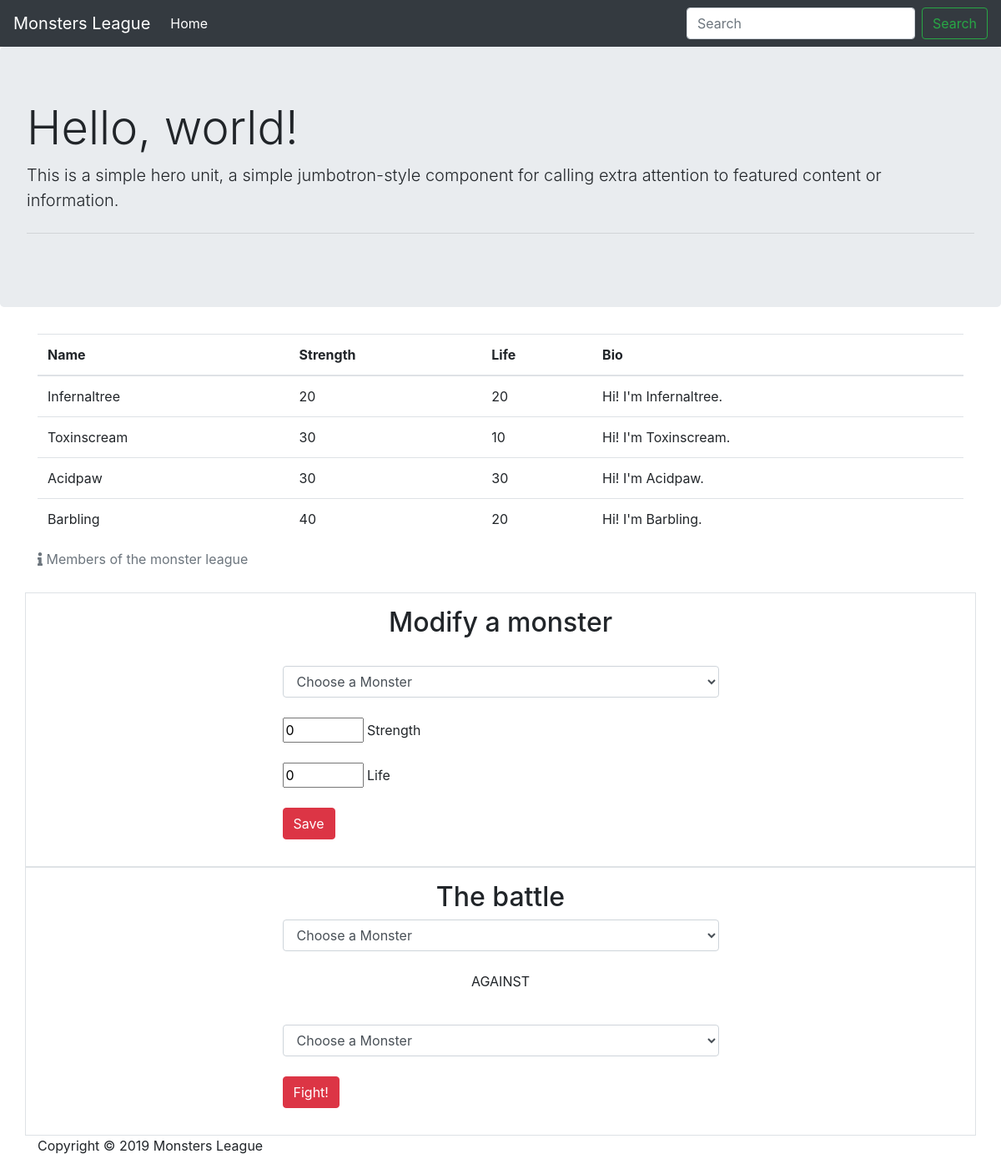
The page / on the database its author committed.
### tables this page shows
CREATE TABLE IF NOT EXISTS `monstre` (
  `name` varchar(20) NOT NULL,
  `age` int(11) NOT NULL,
  `weight` int(11) NOT NULL,
  `bio` varchar(50) NOT NULL,
  PRIMARY KEY (`name`)
);

### pdo.php (called while the page is built)
<?php
function donnees()
{
    try {
        $pdo = new PDO("mysql:dbname=php_monstres;port=3309;host=localhost","root", null);
        $requet = $pdo->query("SELECT * from monstre");
        $rows = $requet->fetchAll(PDO::FETCH_ASSOC);
    } catch(Exception $e) {
        die('Erreur : ' . $e->getMessage());
    }
    return $rows;
}
?>

### functions.php (called while the page is built, shortened)
<?php
require __DIR__ . '/monster.php';
require __DIR__ . '/pdo.php';
function monstres()
{
    $donnees=donnees();
    $m= array();
    foreach($donnees as $i){
        $monster = new Monster();
        $monster ->func_set_name($i['name']);
        $monster ->func_set_age($i['age']);
        $monster ->func_set_weight($i['weight']);
        $monster ->func_set_bio($i['bio']);
        array_push($m, $monster);
    }
    return $m;
}
?>

### monster.php (called while the page is built, shortened)
<?php
class Monster
{
	public $name;
	public $age;
	public $weight;
	public $bio;
	function func_get_name(){
		return $this->name;
	}
	function func_set_name($name){
		$this->name=$name;
	}
	function func_set_age($age){
		$this->age=$age;
	}
	function func_get_age(){
		return $this->age;
	}
	function func_set_weight($weight){
		$this->weight=$weight;
	}
	function func_get_weight(){
		return $this->weight;
	}
	function func_set_bio($bio){
		$this->bio=$bio;
	}
	function func_get_bio(){
		return $this->bio;
	}
}
?>

### index.php (the view, shortened to what this page needs)
<?php
require __DIR__ . '/functions.php';
$monsters = monstres();
?>
<!DOCTYPE html>
<html lang="fr">
    <head>
        <link rel="stylesheet" href="bootstrap-4.1.3-dist/css/bootstrap.min.css">
        <link rel="stylesheet" href="https://use.fontawesome.com/releases/v5.6.3/css/all.css">
    </head>
    <body>
        <nav class="navbar navbar-expand-lg navbar-dark bg-dark">
            <a class="navbar-brand" href="#">Monsters League</a>
            <div class="collapse navbar-collapse" id="navbarSupportedContent">
                <ul class="navbar-nav mr-auto">
                    <li class="nav-item active">
                        <a class="nav-link" href="#">Home <span class="sr-only">(current)</span></a>
                    </li>
                </ul>
                <form class="form-inline my-2 my-lg-0">
                    <input class="form-control mr-sm-2" type="search" placeholder="Search" aria-label="Search">
                    <button class="btn btn-outline-success my-2 my-sm-0" type="submit">Search</button>
                </form>
            </div>
        </nav>
        <div class="jumbotron">
            <h1 class="display-4">Hello, world!</h1>
            <p class="lead">This is a simple hero unit, a simple jumbotron-style component for calling extra attention to featured content or information.</p>
            <hr class="my-4">
        </div>
        <div class="container">
            <table class="table table-hover">
                <caption><i class="fas fa-info"></i> Members of the monster league</caption>
                <thead>
                    <tr>
                        <th>Name</th>
                        <th>Strength</th>
                        <th>Life</th>
                        <th>Bio</th>
                    </tr>
                </thead>
                <tbody>
                    <?php foreach ($monsters as $monster) { ?>
                        <tr>
                            <td><?php echo $monster->func_get_name(); ?></td>
                            <td><?php echo $monster->func_get_age(); ?></td>
                            <td><?php echo $monster->func_get_weight(); ?></td>
                            <td><?php echo $monster->func_get_bio(); ?></td>
                        </tr>
                    <?php } ?>
                </tbody>
            </table>
            <div class="row border p-3">
                <div class="form-group col-md-6 offset-md-3">
                    <form method="POST" action="modify.php">
                        <h2 class="text-center">Modify a monster</h2>
                        <br>
                        <select class=" form-control" name="modify_monster">
                            <option value="">Choose a Monster</option>
                        </select>
                        <br>
                        <input type="number" name="Strength" step="10" value="0" min="10" max="100"> Strength<br>
                        <br>
                        <input type="number" name="Life" step="10" value="0" min="10" max="100"> Life<br>
                        <br>
                        <button class="btn btn-md btn-danger center-block" type="submit">Save</button>
                    </form>
                </div>
            </div>
            <div class="row border p-3">
                <div class="form-group col-md-6 offset-md-3">
                    <form method="POST" action="fight.php">
                        <h2 class="text-center">The battle</h2>
                        <select class=" form-control" name="first_monster_name">
                            <option value="">Choose a Monster</option>
                        </select>
                        <br>
                        <p class="text-center">AGAINST</p>
                        <br>
                        <select class="form-control" name="second_monster_name">
                            <option value="">Choose a Monster</option>
                        </select>
                        <br>
                        <button class="btn btn-md btn-danger center-block" type="submit">Fight!</button>
                    </form>
                </div>
            </div>
        </div>
        <footer>
            <div class="container">
                <p>Copyright © 2019 Monsters League</p>
            </div>
        </footer>
    </body>
</html>

### rows shown on the page
monstre: name "Infernaltree", age "20", weight "20", bio "Hi! I'm Infernaltree."
monstre: name "Toxinscream", age "30", weight "10", bio "Hi! I'm Toxinscream."
monstre: name "Acidpaw", age "30", weight "30", bio "Hi! I'm Acidpaw."
monstre: name "Barbling", age "40", weight "20", bio "Hi! I'm Barbling."
